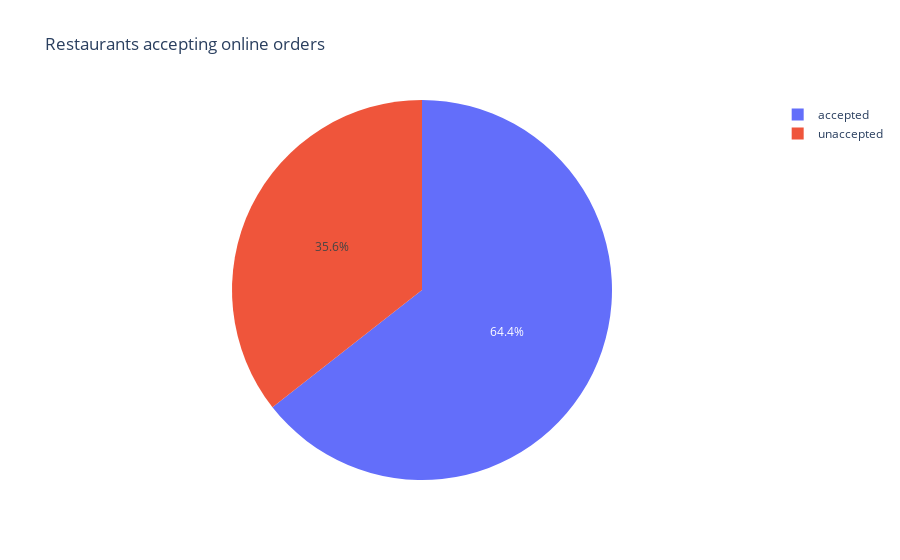

The code cell stored with this chart in its notebook:
### Code cell
# in the pie chart, use df, values(which values you're comparing in pie chart), names(gives labels)

# define label and then designate it to names in pie chart

import plotly.express as px

label=['accepted', 'unaccepted']

fig= px.pie(df, values=x, names= label, title='Restaurants accepting online orders')
fig.show()

### Figure 1 — Plotly figure (JSON) as saved in the notebook; plotly's stock layout.template omitted (floating-point values rounded to 4 significant figures)
{"data": [{"domain": {"x": [0, 1], "y": [0, 1]}, "hovertemplate": "label=%{label}<br>value=%{value}<extra></extra>", "labels": ["accepted", "unaccepted"], "legendgroup": "", "name": "", "showlegend": true, "type": "pie", "values": [28308, 15634]}], "layout": {"legend": {"tracegroupgap": 0}, "title": {"text": "Restaurants accepting online orders"}}}
